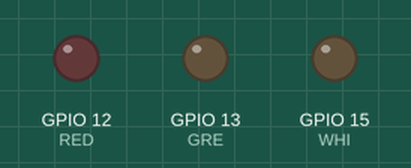
A sketch run on a simulated ESP8266 (NodeMCU). Shown: output pins drawn as LEDs (lit = HIGH). WiFi joins after 1.5 s; servers stay silent unless stated; what the sketch prints to the serial monitor is not drawn.

Above: at 3.3 s.
At 5.15 s:
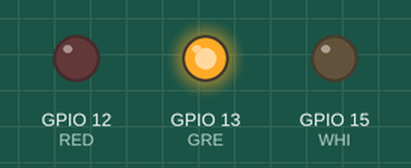
Timing chart, 0 to 5.7 s (numbered marks = the images above):
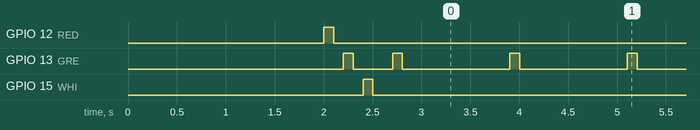

The sketch:

sketch_56.ino
```cpp
#include <ESP8266WiFi.h>

const char* ssid = "itpsandbox";
const char* password = "NYU+s0a!+P?";
WiFiServer server =(80);
// sets led pins
const int RED = 12;
const int GRE = 13;
const int WHI = 15;

// sets blink time
const int hightTime = 100;
const int lowTime = 100;

// set wifi indicator
int wifiStatus;
int connectSuccess = 0;


void setup() {
  Serial.begin(115200);
  delay(1000);
  Serial.println("Something started!");

  pinMode(RED, OUTPUT);
  pinMode(GRE, OUTPUT);
  pinMode(WHI, OUTPUT);


  Serial.println("\n");
  Serial.print("Connecting to: ");
  Serial.println(ssid);
  WiFi.begin(ssid, password);
  while(WiFi.status()!=WL_CONNECTED){
        // if never connected blink white.
        delay(1000);
        blinkCycle();
        Serial.println("Hold your horses! I'm still connecting!!!");
    }
    Serial.print("Connected to WiFi. IP: http://");
    Serial.print(WiFi.localIP());
    Serial.print("/\n");
    server.begin();

}

void loop() {

    wifiStatus = WiFi.status();

    if(wifiStatus == WL_CONNECTED){
        // if connected blink green
        green();
        connectSuccess ++;

        checkClient();
        // Serial.println("I'm connected!!!");
    } else if(connectSuccess!=0){
        // if connect lost blink red
        red();
        Serial.println("Womp Womp. I'm lost\nI was found");
    }
    // print number of times it connected
    // Serial.println(connectSuccess);
    delay(1000);

}
void red(){
    digitalWrite(RED, HIGH), delay(hightTime), digitalWrite(RED, LOW), delay(lowTime);
}


void green(){
    digitalWrite(GRE, HIGH), delay(hightTime), digitalWrite(GRE, LOW), delay(lowTime);
}

void white(){
    digitalWrite(WHI, HIGH), delay(hightTime), digitalWrite(WHI, LOW), delay(lowTime);
}


void blinkCycle(){
    red();
    green();
    white();
    delay(100);
}

void checkClient(){
        WiFiClient client = server.available();
    if (client){
        digitalWrite(12,HIGH);
        while(client.connected()){
            while(client.available()>0){
                char c = client.read();
                Serial.write(c);


                client.println("Welcome to my server. :) ");

                delay(1);
            }
            delay(10);
        }
        digitalWrite(12,LOW);
        client.stop();
        Serial.println("Client disconnected");
    }
}
```

Measured:
- by itself, GPIO 13 (GRE): repeats every 1.2 s: HIGH 0.10 s, LOW 1.1 s
